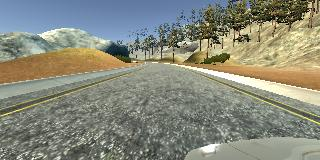
#> input picture Section4_ImitationLearning/solved/Learning_To_Drive_CNN_Solved/end-to-end-cnn/figures/left.jpg, 320 x 160 px, found by its file name
$ jupyter execute Multi_View_Stereo_Solved.ipynb
#> lines starting #> are read from the running program, lines starting #| are printed output that depends on the picture; after the words box and inside, x2 and y2 are one past the last pixel; in counts of white or black regions, pixels touching at a corner belong together
### 1. Testing the development environment

[cell 1]
import cv2
import numpy as np

# Checking the OpenCV version
print("OpenCV version", cv2.__version__)

# Checking the Numpy version
print("Numpy version", np.__version__)

### 2. Detecting 2D features and matching

[cell 2]
import cv2
import numpy as np
import os
from matplotlib import pyplot as plt

# Using the sample images provided with OpenCV
PATTERN_PATH = os.path.join("/","opencv","samples","data")

img1 = cv2.imread(os.path.join(PATTERN_PATH,'left.jpg'),0)  #queryimage # left image
#> img1: shape (160, 320); min 0, max 255, mean 135.8
img2 = cv2.imread(os.path.join(PATTERN_PATH,'right.jpg'),0) #trainimage # right image
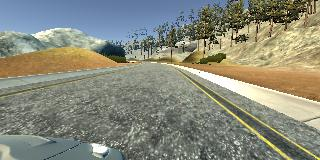
#> input picture Section4_ImitationLearning/solved/Learning_To_Drive_CNN_Solved/end-to-end-cnn/figures/right.jpg, 320 x 160 px, found by its file name
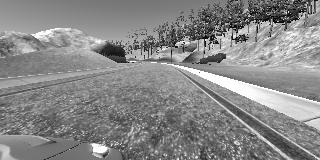
#> img2: shape (160, 320); min 0, max 255, mean 135.8

print(img1)
#> (printed output is left out)
sift = cv2.xfeatures2d.SIFT_create()

# find the keypoints and descriptors with SIFT
kp1, des1 = sift.detectAndCompute(img1,None)
#> kp1 = 464 keypoints; strongest (x, y, size): (208, 24, 2), (179, 43, 2.5), (237, 36, 2.2), (141, 152, 1.8)
kp2, des2 = sift.detectAndCompute(img2,None)
#> kp2 = 415 keypoints; strongest (x, y, size): (234, 37, 2), (217, 42, 2.1), (99, 149, 8.1), (113, 52, 13)

# FLANN parameters
FLANN_INDEX_KDTREE = 0
index_params = dict(algorithm = FLANN_INDEX_KDTREE, trees = 5)
search_params = dict(checks=50)

flann = cv2.FlannBasedMatcher(index_params,search_params)
matches = flann.knnMatch(des1,des2,k=2)
#> matches = 464 matches

good = []
pts1 = []
pts2 = []

# ratio test as per Lowe's paper
for i,(m,n) in enumerate(matches):
    if m.distance < 0.8*n.distance:
        good.append(m)
        pts2.append(kp2[m.trainIdx].pt)
        pts1.append(kp1[m.queryIdx].pt)
#> after the loop, good = 62 matches; pts1 = 62 pairs, first value 17.1 to 311.5, second value 18.87 to 115.7; pts2 = 62 pairs, first value 7.65 to 306, second value 18.83 to 148.6

[cell 3]
pts1 = np.int32(pts1)
#> pts1 = 62 pairs, first value 17 to 311, second value 18 to 115
pts2 = np.int32(pts2)
#> pts2 = 62 pairs, first value 7 to 305, second value 18 to 148
F, mask = cv2.findFundamentalMat(pts1,pts2,cv2.FM_LMEDS)
#> F = [[-1.1e-21, -1.73e-18, 7.17e-17], [1.77e-18, -3.77e-20, -0.0148], [-7.34e-17, 0.0148, 5.55e-16]]; mask = 62 values, max 1 at index 0, min 0 at index 3, mean 0.629

# We select only inlier points
pts1 = pts1[mask.ravel()==1]
#> pts1 = 39 pairs, first value 17 to 307, second value 18 to 113
pts2 = pts2[mask.ravel()==1]
#> pts2 = 39 pairs, first value 7 to 302, second value 18 to 113

### Defining a function to draw epipolar lines

[cell 4]
def drawlines(img1,img2,lines,pts1,pts2):
    ''' img1 - image on which we draw the epilines for the points in img2
        lines - corresponding epilines '''
    r,c = img1.shape
    img1 = cv2.cvtColor(img1,cv2.COLOR_GRAY2BGR)
    img2 = cv2.cvtColor(img2,cv2.COLOR_GRAY2BGR)
    for r,pt1,pt2 in zip(lines,pts1,pts2):
        color = tuple(np.random.randint(0,255,3).tolist())
        x0,y0 = map(int, [0, -r[2]/r[1] ])
        x1,y1 = map(int, [c, -(r[2]+r[0]*c)/r[1] ])
        img1 = cv2.line(img1, (x0,y0), (x1,y1), color,1)
        img1 = cv2.circle(img1,tuple(pt1),5,color,-1)
        img2 = cv2.circle(img2,tuple(pt2),5,color,-1)
    return img1,img2

[cell 5]
# Find epilines corresponding to points in right image (second image) and
# drawing its lines on left image
lines1 = cv2.computeCorrespondEpilines(pts2.reshape(-1,1,2), 2,F)
#> lines1 = 39 rows, first 8: [6.61e-16, 1, -47], [4.22e-16, 1, -45], [-4.17e-16, 1, -38], [-1.78e-16, 1, -40], [-7.77e-16, 1, -35], [5.97e-17, 1, -42], [-1.5e-15, 1, -29], [-1.02e-15, 1, -33]
lines1 = lines1.reshape(-1,3)
img5,img6 = drawlines(img1,img2,lines1,pts1,pts2)
#> the loop in drawlines, `for r,pt1,pt2 in zip(lines,pts1,pts2):` made 39 passes
#> (r, pt1, pt2, color, y0, y1) on passes 1 to 10: ([6.61e-16, 1, -47], [17, 47], [7, 47], (172, 47, 117), 47, 46), ([4.22e-16, 1, -45], [20, 45], [12, 45], (192, 67, 251), 45, 44), ([-4.17e-16, 1, -38], [35, 38], [27, 38], (195, 103, 9), 38, 38), ([-1.78e-16, 1, -40], [43, 40], [36, 40], (211, 21, 242), 40, 40), ([-7.77e-16, 1, -35], [44, 35], [37, 35], (36, 87, 70), 35, 35), ([5.97e-17, 1, -42], [57, 42], [51, 42], (216, 88, 140), 42, 41), ([-1.5e-15, 1, -29], [72, 29], [66, 29], (58, 193, 230), 29, 29), ([-1.02e-15, 1, -33], [73, 33], [67, 33], (39, 87, 174), 33, 33), ([-1.26e-15, 1, -31], [83, 31], [78, 31], (88, 81, 165), 31, 31), ([-4.22e-16, 1, -38], [96, 38], [91, 38], (25, 77, 72), 38, 38)
#> (r, pt2, color, y0, y1) on pass 16: ([-3.08e-16, 1, -39], [171, 39], (29, 147, 147), 39, 39)
#> pass 1, in drawlines, `img2 = cv2.circle(img2,tuple(pt2),5,color,-1)`:
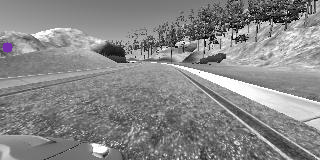
#> img2: shape (160, 320, 3); mean B, G, R 135.9, 135.7, 135.8
#> after the loop in drawlines, `for r,pt1,pt2 in zip(lines,pts1,pts2):`:
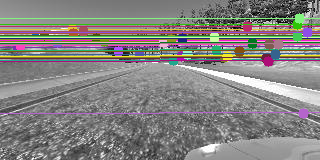
#> img1: shape (160, 320, 3); mean B, G, R 128.5, 131.1, 133.5
#> after the loop in drawlines, `for r,pt1,pt2 in zip(lines,pts1,pts2):`:
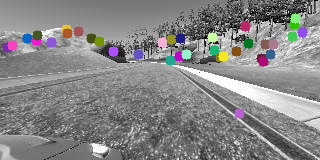
#> img2: shape (160, 320, 3); 5.09% of pixels changed, all inside (x1, y1, x2, y2) = (7, 13, 308, 119)

# Find epilines corresponding to points in left image (first image) and
# drawing its lines on right image
lines2 = cv2.computeCorrespondEpilines(pts1.reshape(-1,1,2), 1,F)
#> lines2 = 39 rows, first 8: [-6.5e-16, -1, 47], [-4.16e-16, -1, 45], [4.01e-16, -1, 38], [1.67e-16, -1, 40], [7.51e-16, -1, 35], [-6.83e-17, -1, 42], [1.45e-15, -1, 29], [9.83e-16, -1, 33]
lines2 = lines2.reshape(-1,3)
img3,img4 = drawlines(img2,img1,lines2,pts2,pts1)
#> the loop in drawlines (call 2), `for r,pt1,pt2 in zip(lines,pts1,pts2):` made 39 passes
#> (r, pt1, pt2, color, y0, y1) on passes 1 to 10: ([-6.5e-16, -1, 47], [7, 47], [17, 47], (148, 227, 186), 47, 46), ([-4.16e-16, -1, 45], [12, 45], [20, 45], (23, 207, 141), 45, 44), ([4.01e-16, -1, 38], [27, 38], [35, 38], (117, 85, 48), 38, 38), ([1.67e-16, -1, 40], [36, 40], [43, 40], (49, 69, 169), 40, 40), ([7.51e-16, -1, 35], [37, 35], [44, 35], (163, 192, 95), 35, 35), ([-6.83e-17, -1, 42], [51, 42], [57, 42], (197, 94, 0), 42, 41), ([1.45e-15, -1, 29], [66, 29], [72, 29], (113, 178, 36), 29, 29), ([9.83e-16, -1, 33], [67, 33], [73, 33], (162, 48, 93), 33, 33), ([1.22e-15, -1, 31], [78, 31], [83, 31], (131, 98, 42), 31, 31), ([3.96e-16, -1, 38], [91, 38], [96, 38], (205, 112, 231), 38, 38)
#> (r, pt2, color, y0, y1) on pass 16: ([2.74e-16, -1, 39], [171, 39], (163, 222, 123), 39, 39)
#> pass 1, in drawlines (call 2), `img1 = cv2.line(img1, (x0,y0), (x1,y1), color,1)`:
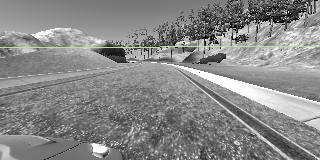
#> img1: shape (160, 320, 3); mean B, G, R 135.9, 136.3, 136.1
#> pass 1, in drawlines (call 2), `img2 = cv2.circle(img2,tuple(pt2),5,color,-1)`:
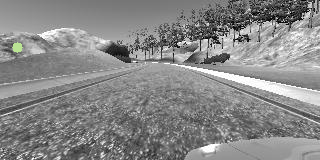
#> img2: shape (160, 320, 3); mean B, G, R 135.9, 136, 136
#> pass 2, in drawlines (call 2), `img1 = cv2.line(img1, (x0,y0), (x1,y1), color,1)`:
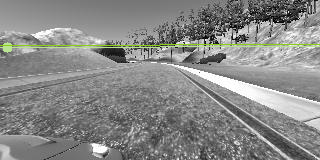
#> img1: shape (160, 320, 3); mean B, G, R 135.1, 136.9, 136.1
#> after the loop in drawlines (call 2), `for r,pt1,pt2 in zip(lines,pts1,pts2):`:
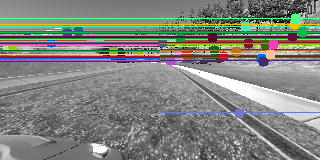
#> img1: shape (160, 320, 3); 17.9% of pixels changed, all inside (x1, y1, x2, y2) = (0, 13, 320, 119)
#> after the loop in drawlines (call 2), `for r,pt1,pt2 in zip(lines,pts1,pts2):`:
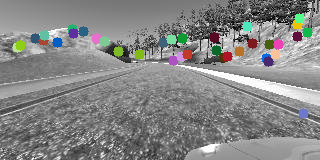
#> img2: shape (160, 320, 3); 5.07% of pixels changed, all inside (x1, y1, x2, y2) = (15, 13, 313, 119)

plt.subplot(121),plt.imshow(img5)
plt.subplot(122),plt.imshow(img3)
plt.show()
#> figure, not shown here; B, G, R data is drawn as R, G, B
